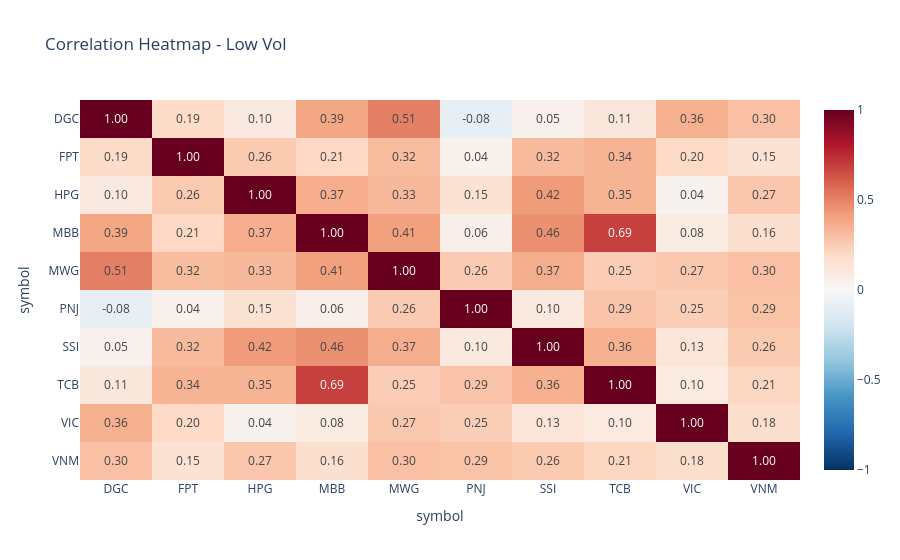

Notebook code cell kept with this figure:
### Code cell
# Cell: Correlation By Regime
regime_corr = correlations_by_regime(
    analysis_df,
    regimes=["Low Vol", "Normal Vol", "Panic Vol"],
    regime_col="volatility_regime",
    min_periods=20,
)

selected_regime = "Low Vol"
display(regime_corr[selected_regime])
correlation_heatmap(regime_corr[selected_regime], title=f"Correlation Heatmap - {selected_regime}")

### Figure 1 — Plotly figure (JSON) as saved in the notebook; plotly's stock layout.template omitted (floating-point values rounded to 4 significant figures)
{"data": [{"coloraxis": "coloraxis", "hovertemplate": "symbol: %{x}<br>symbol: %{y}<br>color: %{z}<extra></extra>", "name": "0", "texttemplate": "%{z:.2f}", "type": "heatmap", "x": ["DGC", "FPT", "HPG", "MBB", "MWG", "PNJ", "SSI", "TCB", "VIC", "VNM"], "xaxis": "x", "y": ["DGC", "FPT", "HPG", "MBB", "MWG", "PNJ", "SSI", "TCB", "VIC", "VNM"], "yaxis": "y", "z": [[1.0, 0.1917, 0.09779, 0.3934, 0.5113, -0.08414, 0.04779, 0.1139, 0.3571, 0.2996], [0.1917, 1.0, 0.2625, 0.21, 0.3152, 0.0443, 0.3182, 0.3448, 0.1981, 0.1489], [0.09779, 0.2625, 1.0, 0.365, 0.3276, 0.1535, 0.4247, 0.3451, 0.03504, 0.2738], [0.3934, 0.21, 0.365, 1.0, 0.4122, 0.05536, 0.4586, 0.6889, 0.08485, 0.1649], [0.5113, 0.3152, 0.3276, 0.4122, 1.0, 0.2598, 0.3674, 0.2504, 0.27, 0.2983], [-0.08414, 0.0443, 0.1535, 0.05536, 0.2598, 1.0, 0.09932, 0.2866, 0.2458, 0.2897], [0.04779, 0.3182, 0.4247, 0.4586, 0.3674, 0.09932, 1.0, 0.3574, 0.1312, 0.2641], [0.1139, 0.3448, 0.3451, 0.6889, 0.2504, 0.2866, 0.3574, 1.0, 0.09512, 0.2143], [0.3571, 0.1981, 0.03504, 0.08485, 0.27, 0.2458, 0.1312, 0.09512, 1.0, 0.1781], [0.2996, 0.1489, 0.2738, 0.1649, 0.2983, 0.2897, 0.2641, 0.2143, 0.1781, 1.0]]}], "layout": {"coloraxis": {"autocolorscale": false, "cmax": 1, "cmin": -1, "colorscale": [[0, "rgb(5,48,97)"], [0.1, "rgb(33,102,172)"], [0.2, "rgb(67,147,195)"], [0.3, "rgb(146,197,222)"], [0.4, "rgb(209,229,240)"], [0.5, "rgb(247,247,247)"], [0.6, "rgb(253,219,199)"], [0.7, "rgb(244,165,130)"], [0.8, "rgb(214,96,77)"], [0.9, "rgb(178,24,43)"], [1, "rgb(103,0,31)"]]}, "title": {"text": "Correlation Heatmap - Low Vol"}, "xaxis": {"anchor": "y", "domain": [0, 1], "title": {"text": "symbol"}}, "yaxis": {"anchor": "x", "autorange": "reversed", "domain": [0, 1], "title": {"text": "symbol"}}}}
